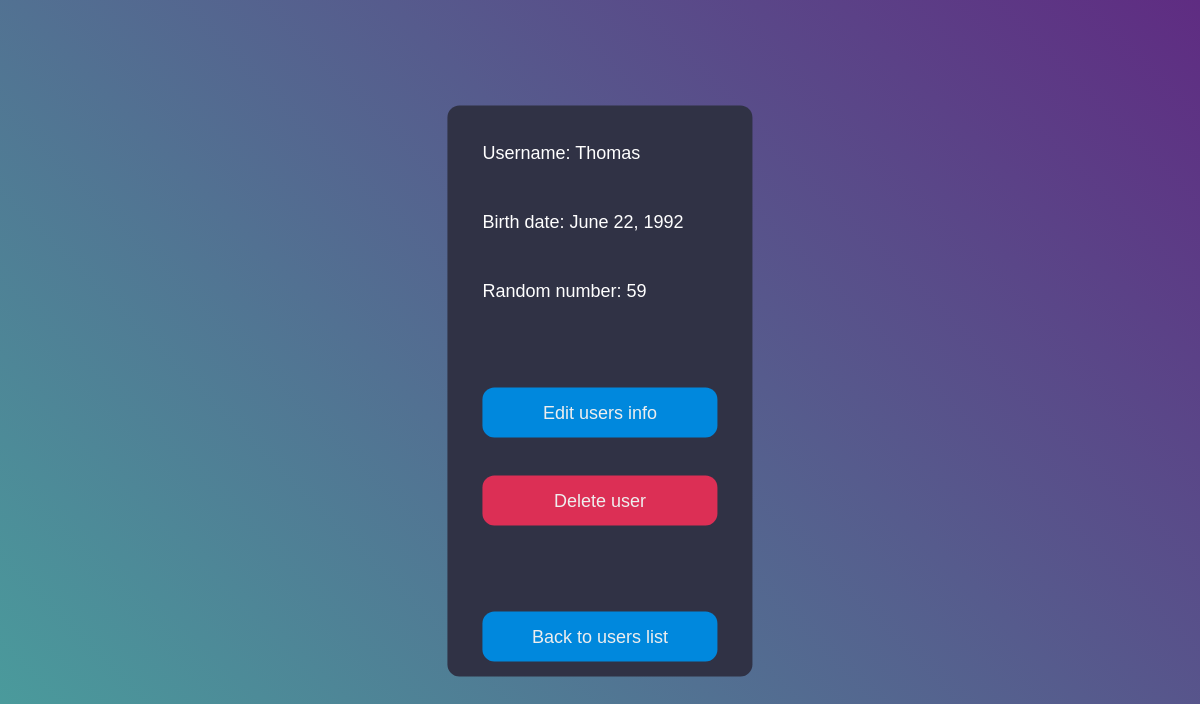
The page /user_info/2 on the database its author committed.
### my_app/models.py (models this page shows, shortened)
class User(AbstractUser):
    birth_date = models.DateField(help_text='Year-Month-Day')
    random_number = models.PositiveIntegerField(editable=False, default=get_rnd)

### my_app/views.py (the view)
# urls.py: path('user_info/<pk>', UserInfo.as_view(), name='user_details'),
class UserInfo(DataMixin, DetailView):
    pass

### my_app/templates/my_app/user_detail.html (shortened to what this page needs)
{% extends "base.html" %}
{% block content %}
    <div class="input">
    <p>Username: {{ object.username }}</p>
    <p>Birth date: {{ object.birth_date }}</p>
    <p>Random number: {{ object.random_number }}</p>
    <p>
        <a href="{% url 'user_update' object.pk %}"><button class="submit">Edit users info</button></a>
        <a href="{% url 'user_delete' object.pk %}"><button class="delete_btn">Delete user</button></a>
    </p>
    <p>
        <a href="{% url 'users_list' %}"><button class="submit">Back to users list</button></a>
    </p>
    </div>
{% endblock %}

### my_app/static/my_app/style.css (style rules this page uses)
html, body { height: 100%; }
p { border: #65657b; padding: 15px; color: #fff; }
body { margin: 0; background: -webkit-linear-gradient(45deg, #49a09d, #5f2c82); background: linear-gradient(45deg, #49a09d, #5f2c82); font-family: sans-serif; font-weight: 100; }
.input { background-color: #303245; border-radius: 12px; border: 0; box-sizing: border-box; color: #eee; font-size: 18px; height: 100%; outline: 0; padding: 4px 20px 0; width: 100%; }
.submit { background-color: #08d; border-radius: 12px; border: 0; box-sizing: border-box; color: #eee; cursor: pointer; font-size: 18px; height: 50px; margin-top: 38px; // outline: 0; text-align: center; width: 100%; }
.delete_btn { background-color: #dc2f55; border-radius: 12px; border: 0; box-sizing: border-box; color: #eee; cursor: pointer; font-size: 18px; height: 50px; margin-top: 38px; // outline: 0; text-align: center; width: 100%; }

### rows shown on the page
User: username "Thomas", birth_date "June 22, 1992", random_number "59"
